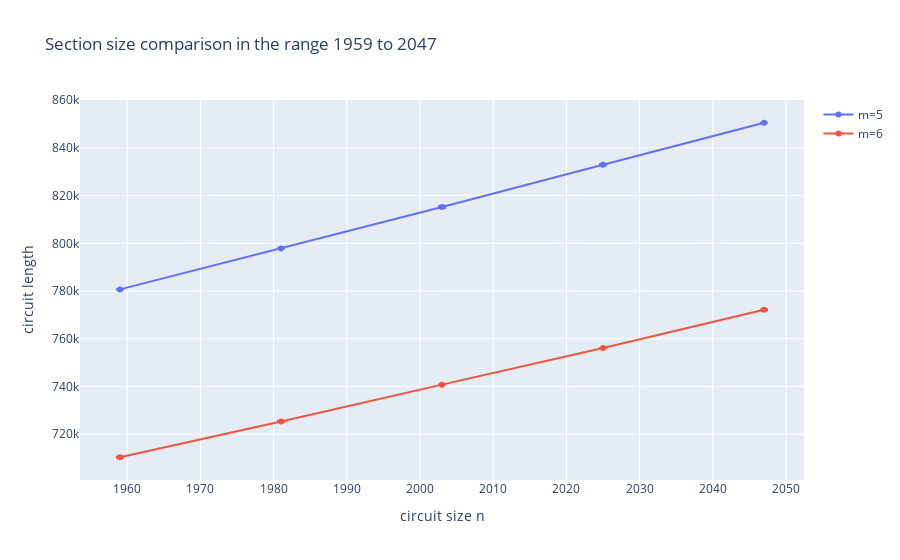

Source (notebook cell):
### Code cell
import plotly.graph_objects as go

fig = go.Figure(data=go.Scatter(
        x=sizes,
        y=section_size_5_agg_df['num_gates_mean'].tolist(),
        name= 'm=5',
        error_y=dict(
            type='data', # value of error bar given in data coordinates
            array=section_size_5_agg_df['num_gates_std'].tolist(),
            visible=True)
    ))

fig.add_trace(go.Scatter(
        x=sizes,
        y=section_size_6_agg_df['num_gates_mean'].tolist(),
        name= 'm=6',
        error_y=dict(
            type='data', # value of error bar given in data coordinates
            array=section_size_6_agg_df['num_gates_std'].tolist(),
            visible=True)
    ))

fig.update_layout(title_text="Section size comparison in the range 1959 to 2047")
fig.update_yaxes(title_text='circuit length')
fig.update_xaxes(title_text='circuit size n')

fig.show()

### Figure 1 — Plotly figure (JSON) as saved in the notebook; plotly's stock layout.template omitted (floating-point values rounded to 4 significant figures)
{"data": [{"error_y": {"array": [54.45, 70.71, 413.7, 166.9, 7.071], "type": "data", "visible": true}, "name": "m=5", "type": "scatter", "x": [1959, 1981, 2003, 2025, 2047], "y": [780700.0, 797900.0, 815200.0, 832900.0, 850500.0]}, {"error_y": {"array": [161.9, 169.7, 80.61, 2.828, 138.6], "type": "data", "visible": true}, "name": "m=6", "type": "scatter", "x": [1959, 1981, 2003, 2025, 2047], "y": [710300.0, 725300.0, 740800.0, 756100.0, 772100.0]}], "layout": {"title": {"text": "Section size comparison in the range 1959 to 2047"}, "xaxis": {"title": {"text": "circuit size n"}}, "yaxis": {"title": {"text": "circuit length"}}}}
